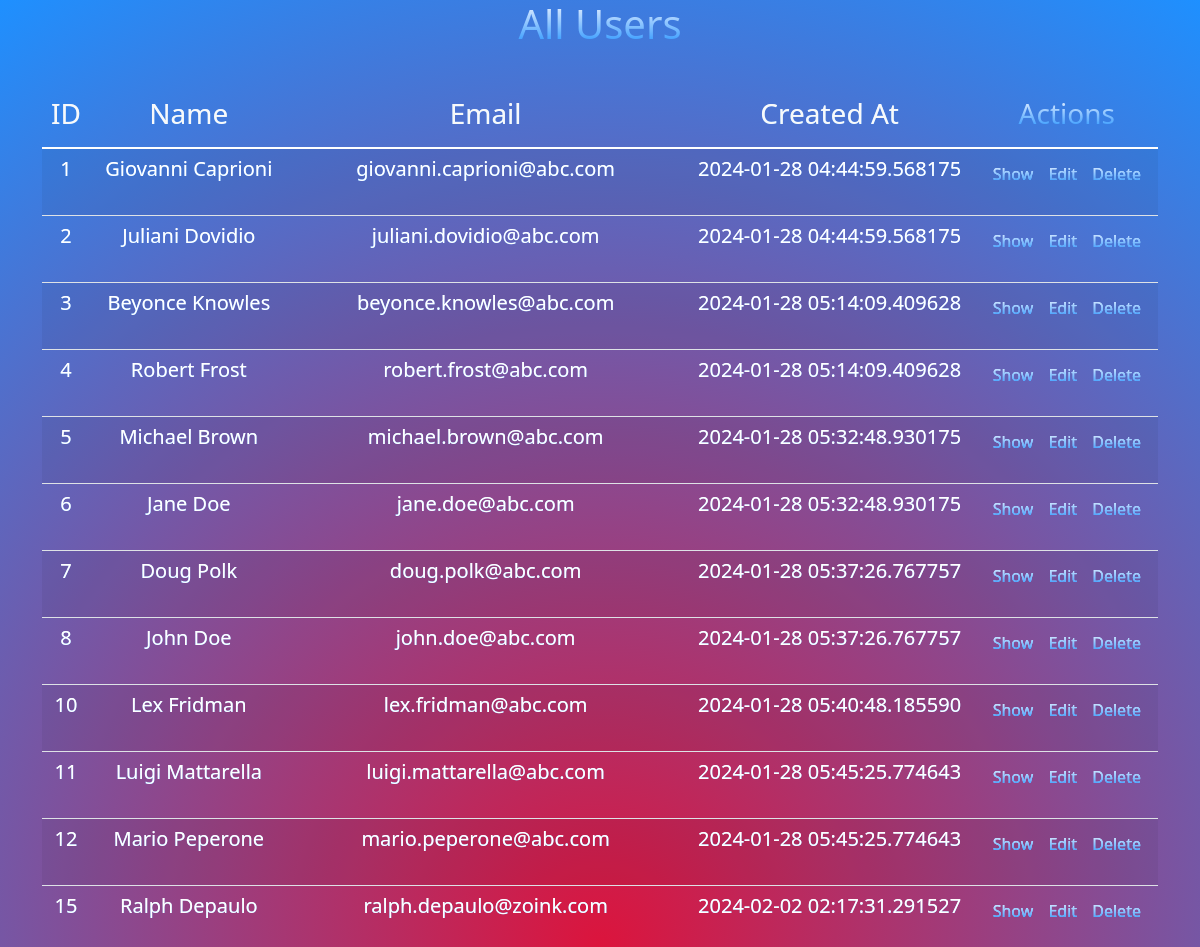
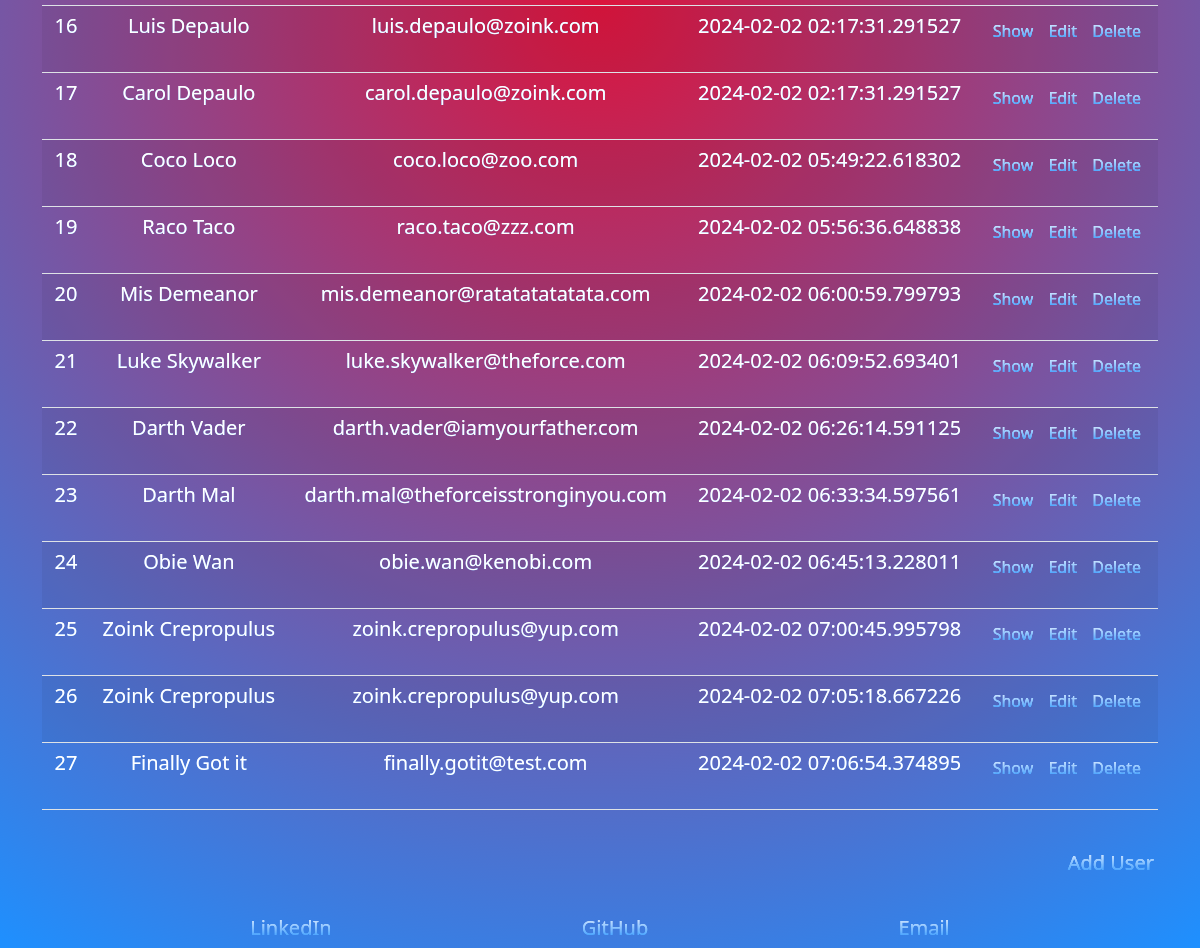
The page /projects/users-crud on the database its author committed (2 pictures, top to bottom).
### tables this page shows
CREATE TABLE users (
                ROWID INTEGER PRIMARY KEY AUTOINCREMENT, 
                first_name TEXT, last_name TEXT, email TEXT,
                created_at TIMESTAMP DEFAULT CURRENT_TIMESTAMP,
                updated_at TIMESTAMP DEFAULT CURRENT_TIMESTAMP
                );

### flask_app/controllers/users_crud_controller.py (the view)
@app.route('/projects/users-crud')
def users_crud():
    users = Users.get_all()
    print("Now on View Page for All Users")
    return render_template('/projects/users_crud/index.html', users = users)

### flask_app/config/sqlite_connection_configuration.py (called while the page is built)
def connectToSQLite(db):
    connection = sqlite3.connect(db, detect_types=sqlite3.PARSE_DECLTYPES | sqlite3.PARSE_COLNAMES)
    cursor = connection.cursor()
    query = 'SELECT name FROM sqlite_master WHERE type="table" AND name="users";'
    table = cursor.execute(query).fetchall() # fetchall returns a list of tuples
    if  table == []:
        connection.cursor().execute('''CREATE TABLE users (
                ROWID INTEGER PRIMARY KEY AUTOINCREMENT,
                first_name TEXT, last_name TEXT, email TEXT,
                created_at TIMESTAMP DEFAULT CURRENT_TIMESTAMP,
                updated_at TIMESTAMP DEFAULT CURRENT_TIMESTAMP
                );''')
        connection.commit()
        print(f"Table {table} created.")
        return SQLiteConnection(db)
    else:
        print(f"Table {table} exists.")
        return SQLiteConnection(db)

### flask_app/models/users_crud_sqlite_model.py (called while the page is built)
    @classmethod
    def get_all(cls):
        query = 'SELECT * FROM users;'
        results = connectToSQLite(db).query_db(query)
        users = []
        if results == []:
            return users
        else:
            for user in results:
                users.append(cls(user)) # cls method instantiates each group of data and Creates an Object (cls() is the constructor method)
            return users # Returns list of objects from list of tuples

### flask_app/templates/projects/users_crud/index.html (shortened to what this page needs)
{% extends 'layouts/base.html' %}
{% block content %}
    <div class="container mx-auto my-2">
        <div class="box">
        </div>
        <div>
            <table class="text-white table table-striped">
                <thead>
                    <tr>
                        <th><h3 class="text-light">ID</h3></th>
                        <th><h3 class="text-light">Name</h3></th>
                        <th><h3 class="text-light">Email</h3></th>
                        <th><h3 class="text-light">Created At</h3></th>
                        <th><h3 class="text-whitet">Actions</h3></th>
                    </tr>
                </thead>
                <tbody>
                    {% for user in users  %}
                        <tr>
                            <td><h5 class="text-white">{{ user.id }}</h5></td>
                            <td><h5 class="text-white">{{ user.first_name }} {{ user.last_name }}</h5></td>
                            <td><h5 class="text-white">{{ user.email }}</h5></td>
                            <td><h5 class="text-white">{{ user.created_at }}</h5></td>
                            <td>
                                <h5>
                                    <a class = "link-secondary p-1 btn btn-white border-rounded mb-2 mr-2" href="/projects/users-crud/show/{{ user.id }}"><span class="color">Show</span></a>
                                    <a class = "link-secondary p-1 btn btn-white border-rounded mb-2 mr-2" href="/projects/users-crud/edit/{{ user.id }}"><span class="color">Edit</span></a>
                                    <a class = "link-secondary p-1 btn btn-white border-rounded mb-2" href="/projects/users-crud/delete/{{ user.id }}"><span class="color">Delete</span></a>
                                </h5>
                            </td>
                        </tr>
                    {% endfor %}
                </tbody>
            </table>
        </div>
        <div class="box">
        </div>
        <div>
            <h5 class="text-end">
                <a class="link-light rounded p-1 text-decoration-none" href="/projects/users-crud/new">
                    <span class="color">
                    </span>
                </a>
            </h5>
        </div>
        <div class="box">
        </div>
    </div>
{% endblock %}
{% block bottom_nav %}float-none relative-bottom{% endblock %}

### flask_app/static/css/base_style.css (style rules this page uses)
body { margin: auto; width: auto; height: fit-content; min-height: 960px; background: radial-gradient(circle, crimson , dodgerblue ); background-size: cover; background-repeat: no-repeat; }
a, h1, h2, h3, h4, h5 { text-align: center; text-decoration: none; margin: 0; padding:0; background: linear-gradient(to bottom, ghostwhite, dodgerblue ); background-clip: text; color: transparent; }
.box { height:25px; width:100%; }
.color { text-align: center; text-decoration: none; background: linear-gradient(to bottom, ghostwhite, dodgerblue ); background-clip: text; color: transparent; }

### rows shown on the page
users: id "1", first_name "Giovanni", last_name "Caprioni", email "giovanni.caprioni@abc.com", created_at "2024-01-28 04:44:59.568175"
users: id "2", first_name "Juliani", last_name "Dovidio", email "juliani.dovidio@abc.com", created_at "2024-01-28 04:44:59.568175"
users: id "3", first_name "Beyonce", last_name "Knowles", email "beyonce.knowles@abc.com", created_at "2024-01-28 05:14:09.409628"
users: id "4", first_name "Robert", last_name "Frost", email "robert.frost@abc.com", created_at "2024-01-28 05:14:09.409628"
users: id "5", first_name "Michael", last_name "Brown", email "michael.brown@abc.com", created_at "2024-01-28 05:32:48.930175"
users: id "6", first_name "Jane", last_name "Doe", email "jane.doe@abc.com", created_at "2024-01-28 05:32:48.930175"
users: id "7", first_name "Doug", last_name "Polk", email "doug.polk@abc.com", created_at "2024-01-28 05:37:26.767757"
users: id "8", first_name "John", last_name "Doe", email "john.doe@abc.com", created_at "2024-01-28 05:37:26.767757"
users: id "10", first_name "Lex", last_name "Fridman", email "lex.fridman@abc.com", created_at "2024-01-28 05:40:48.185590"
users: id "11", first_name "Luigi", last_name "Mattarella", email "luigi.mattarella@abc.com", created_at "2024-01-28 05:45:25.774643"
users: id "12", first_name "Mario", last_name "Peperone", email "mario.peperone@abc.com", created_at "2024-01-28 05:45:25.774643"
users: id "15", first_name "Ralph", last_name "Depaulo", email "ralph.depaulo@zoink.com", created_at "2024-02-02 02:17:31.291527"
users: id "16", first_name "Luis", last_name "Depaulo", email "luis.depaulo@zoink.com", created_at "2024-02-02 02:17:31.291527"
users: id "17", first_name "Carol", last_name "Depaulo", email "carol.depaulo@zoink.com", created_at "2024-02-02 02:17:31.291527"
users: id "18", first_name "Coco", last_name "Loco", email "coco.loco@zoo.com", created_at "2024-02-02 05:49:22.618302"
users: id "19", first_name "Raco", last_name "Taco", email "raco.taco@zzz.com", created_at "2024-02-02 05:56:36.648838"
users: id "20", first_name "Mis", last_name "Demeanor", email "mis.demeanor@ratatatatatata.com", created_at "2024-02-02 06:00:59.799793"
users: id "21", first_name "Luke", last_name "Skywalker", email "luke.skywalker@theforce.com", created_at "2024-02-02 06:09:52.693401"
users: id "22", first_name "Darth", last_name "Vader", email "darth.vader@iamyourfather.com", created_at "2024-02-02 06:26:14.591125"
users: id "23", first_name "Darth", last_name "Mal", email "darth.mal@theforceisstronginyou.com", created_at "2024-02-02 06:33:34.597561"
users: id "24", first_name "Obie", last_name "Wan", email "obie.wan@kenobi.com", created_at "2024-02-02 06:45:13.228011"
users: id "25", first_name "Zoink", last_name "Crepropulus", email "zoink.crepropulus@yup.com", created_at "2024-02-02 07:00:45.995798"
users: id "26", first_name "Zoink", last_name "Crepropulus", email "zoink.crepropulus@yup.com", created_at "2024-02-02 07:05:18.667226"
users: id "27", first_name "Finally", last_name "Got it", email "finally.gotit@test.com", created_at "2024-02-02 07:06:54.374895"
